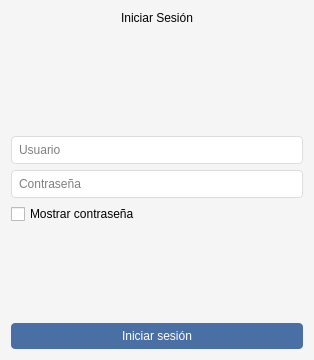
<?xml version="1.0" encoding="UTF-8"?>
<ui version="4.0">
 <class>login</class>
 <widget class="QDialog" name="login">
  <property name="geometry">
   <rect>
    <x>0</x>
    <y>0</y>
    <width>314</width>
    <height>360</height>
   </rect>
  </property>
  <property name="windowTitle">
   <string>Dialog</string>
  </property>
  <property name="styleSheet">
   <string notr="true">QDialog {
            font-family: 'Segoe UI', Arial, sans-serif;
            font-size: 12px;
            background-color: #f5f5f5;
        }
        QPushButton {
            background-color: #4a6fa5;
            color: white;
            border: none;
            border-radius: 4px;
            padding: 6px 12px;
            min-width: 80px;
        }
        QPushButton:hover {
            background-color: #3a5a80;
        }
        QLineEdit {
			  background-color: white;
            border: 1px solid #ddd;
            border-radius: 4px;
            padding: 5px;
        }
	 QVBoxLayout{
	 	background-color: white; 
   }</string>
  </property>
  <layout class="QHBoxLayout" name="horizontalLayout_2">
   <item>
    <layout class="QVBoxLayout" name="verticalLayout_5">
     <item>
      <layout class="QVBoxLayout" name="verticalLayout_4">
       <item>
        <widget class="QLabel" name="label">
         <property name="styleSheet">
          <string notr="true"/>
         </property>
         <property name="text">
          <string>Iniciar Sesión</string>
         </property>
         <property name="alignment">
          <set>Qt::AlignmentFlag::AlignCenter</set>
         </property>
        </widget>
       </item>
       <item>
        <spacer name="verticalSpacer">
         <property name="orientation">
          <enum>Qt::Orientation::Vertical</enum>
         </property>
         <property name="sizeHint" stdset="0">
          <size>
           <width>20</width>
           <height>18</height>
          </size>
         </property>
        </spacer>
       </item>
      </layout>
     </item>
     <item>
      <layout class="QVBoxLayout" name="verticalLayout_2">
       <item>
        <layout class="QVBoxLayout" name="verticalLayout">
         <item>
          <widget class="QLineEdit" name="usernameInput">
           <property name="placeholderText">
            <string>Usuario</string>
           </property>
          </widget>
         </item>
         <item>
          <widget class="QLineEdit" name="passwordInput">
           <property name="echoMode">
            <enum>QLineEdit::EchoMode::Password</enum>
           </property>
           <property name="placeholderText">
            <string>Contraseña</string>
           </property>
          </widget>
         </item>
        </layout>
       </item>
       <item>
        <layout class="QHBoxLayout" name="horizontalLayout">
         <item>
          <widget class="QCheckBox" name="showPasswordCheckBox">
           <property name="text">
            <string>Mostrar contraseña</string>
           </property>
          </widget>
         </item>
         <item>
          <spacer name="horizontalSpacer">
           <property name="orientation">
            <enum>Qt::Orientation::Horizontal</enum>
           </property>
           <property name="sizeHint" stdset="0">
            <size>
             <width>40</width>
             <height>20</height>
            </size>
           </property>
          </spacer>
         </item>
        </layout>
       </item>
      </layout>
     </item>
     <item>
      <layout class="QVBoxLayout" name="verticalLayout_3">
       <item>
        <spacer name="verticalSpacer_2">
         <property name="orientation">
          <enum>Qt::Orientation::Vertical</enum>
         </property>
         <property name="sizeHint" stdset="0">
          <size>
           <width>20</width>
           <height>18</height>
          </size>
         </property>
        </spacer>
       </item>
       <item>
        <widget class="QPushButton" name="loginButton">
         <property name="text">
          <string>Iniciar sesión</string>
         </property>
        </widget>
       </item>
      </layout>
     </item>
    </layout>
   </item>
  </layout>
 </widget>
 <resources/>
 <connections/>
</ui>
